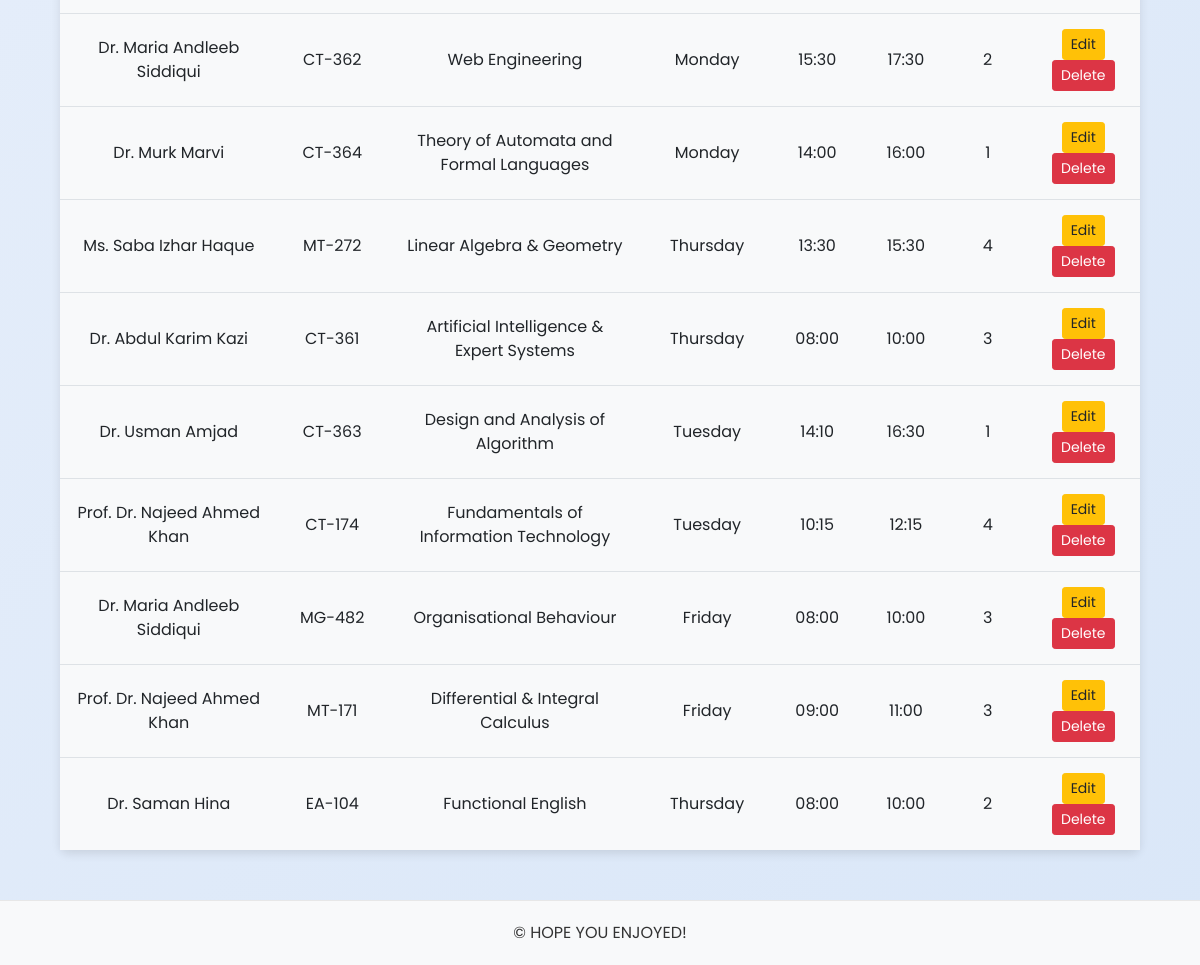
The app's page /courses (lower part), older data.
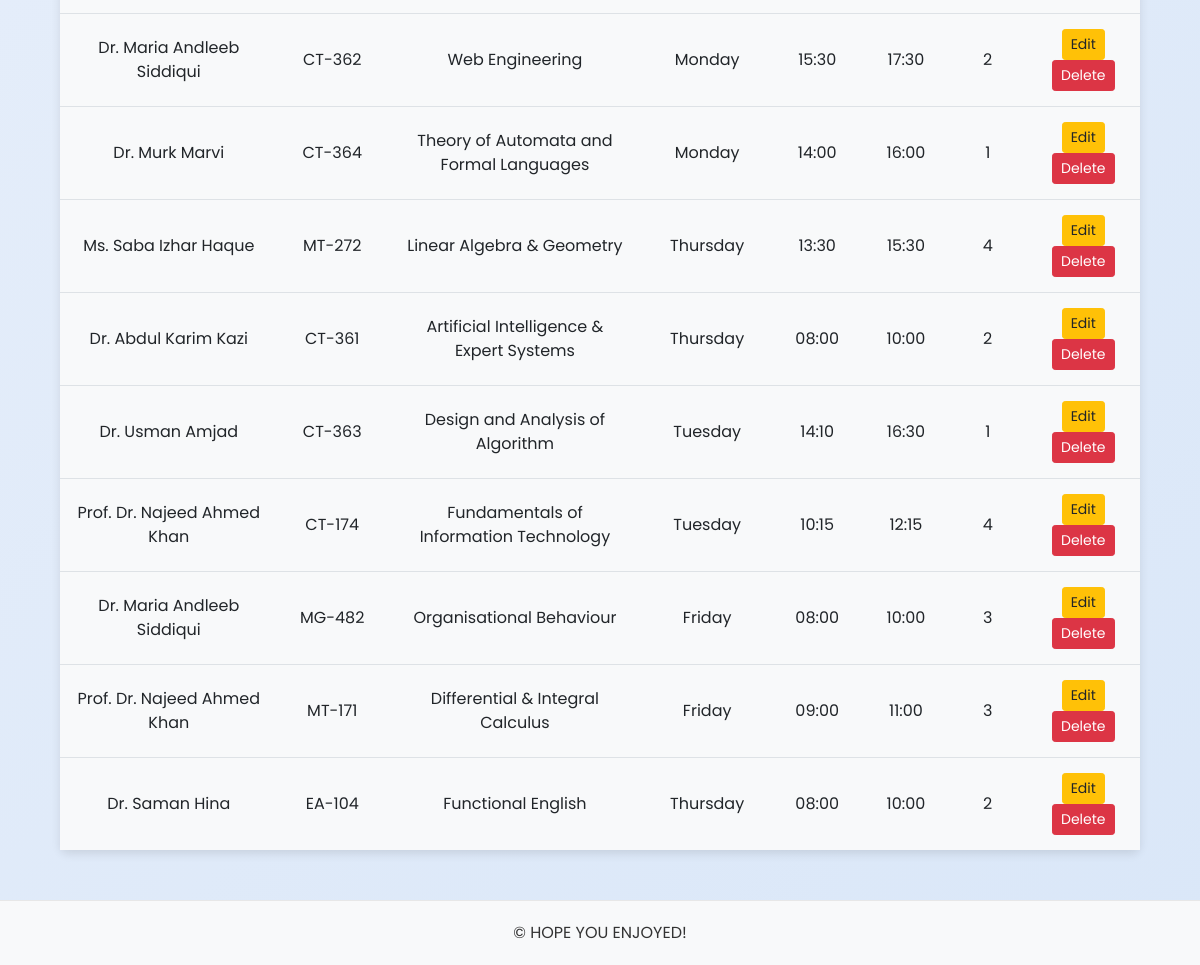
The same page, newer data.
### tables this page shows
CREATE TABLE course_schedule (
        id INTEGER PRIMARY KEY AUTOINCREMENT,
        teacher_name TEXT NOT NULL,
        course_code TEXT NOT NULL,
        course_title TEXT NOT NULL,
        day_of_week TEXT NOT NULL,
        class_start_time TIME NOT NULL,
        class_end_time TIME NOT NULL,
        room INTEGER NOT NULL
    );

### app.py (the view)
@app.route('/courses', methods=['GET', 'POST'])
def course_list():
    try:
        teacher_name = request.args.get('teacher_name', '').strip()
        course_code = request.args.get('course_code', '').strip()
        day_of_week = request.args.get('day_of_week', '').strip()
        query = "SELECT * FROM course_schedule WHERE 1=1"
        params = []
        if teacher_name:
            query += " AND teacher_name LIKE ?"
            params.append(f"%{teacher_name}%")
        if course_code:
            query += " AND course_code LIKE ?"
            params.append(f"%{course_code}%")
        if day_of_week:
            query += " AND day_of_week LIKE ?"
            params.append(f"%{day_of_week}%")
        with get_db_connection() as conn:
            if conn:
                cursor = conn.cursor()
                cursor.execute(query, tuple(params))
                courses = cursor.fetchall()
            else:
                raise sqlite3.Error("Failed to connect to the database")
        if not courses:
            flash("No courses found with the selected filters.", "info")
        return render_template('index.html', courses=courses)
    except sqlite3.Error as e:
        flash(f"Error fetching course data: {e}", "danger")
        return render_template('index.html', courses=[])

### app.py (called while the page is built)
def get_db_connection():
    try:
        conn = sqlite3.connect('university_schedule.db')
        conn.row_factory = sqlite3.Row  # Allows rows to behave like dictionaries
        return conn
    except sqlite3.Error as e:
        print(f"Database connection error: {e}")
        flash(f"Database error: {e}", "danger")
        return None

### templates/index.html (shortened to what this page needs)
{% extends 'base.html' %}
{% block content %}
    <div class="container">
        <table class="table">
            <tbody>
                {% for course in courses %}
                <tr>
                    <td>{{ course.teacher_name }}</td>
                    <td>{{ course.course_code }}</td>
                    <td>{{ course.course_title }}</td>
                    <td>{{ course.day_of_week }}</td>
                    <td>{{ course.class_start_time }}</td>
                    <td>{{ course.class_end_time }}</td>
                    <td>{{ course.room }}</td>
                    <td>
                        <a href="{{ url_for('edit_course', id=course.id) }}" class="btn btn-warning btn-sm">Edit</a>
                        <a href="{{ url_for('delete_course', id=course.id) }}" class="btn btn-danger btn-sm" onclick="return confirm('Are you sure you want to delete this course?');">Delete</a>
                    </td>
                </tr>
                {% endfor %}
            </tbody>
        </table>
    </div>
{% endblock %}

Row changes from the older to the newer data that the page shows:
changed course_schedule "Dr. Abdul Karim Kazi": room "3" → "2"
